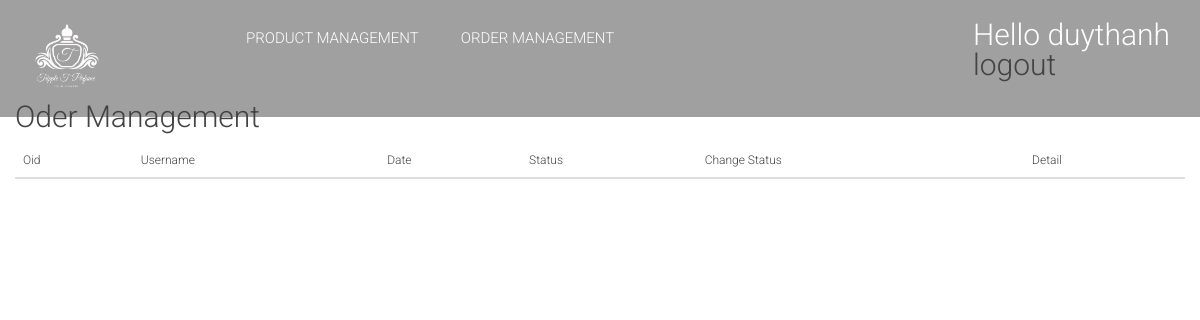
Before: /Admin/ordermanager.php (signed in) with the older database file.
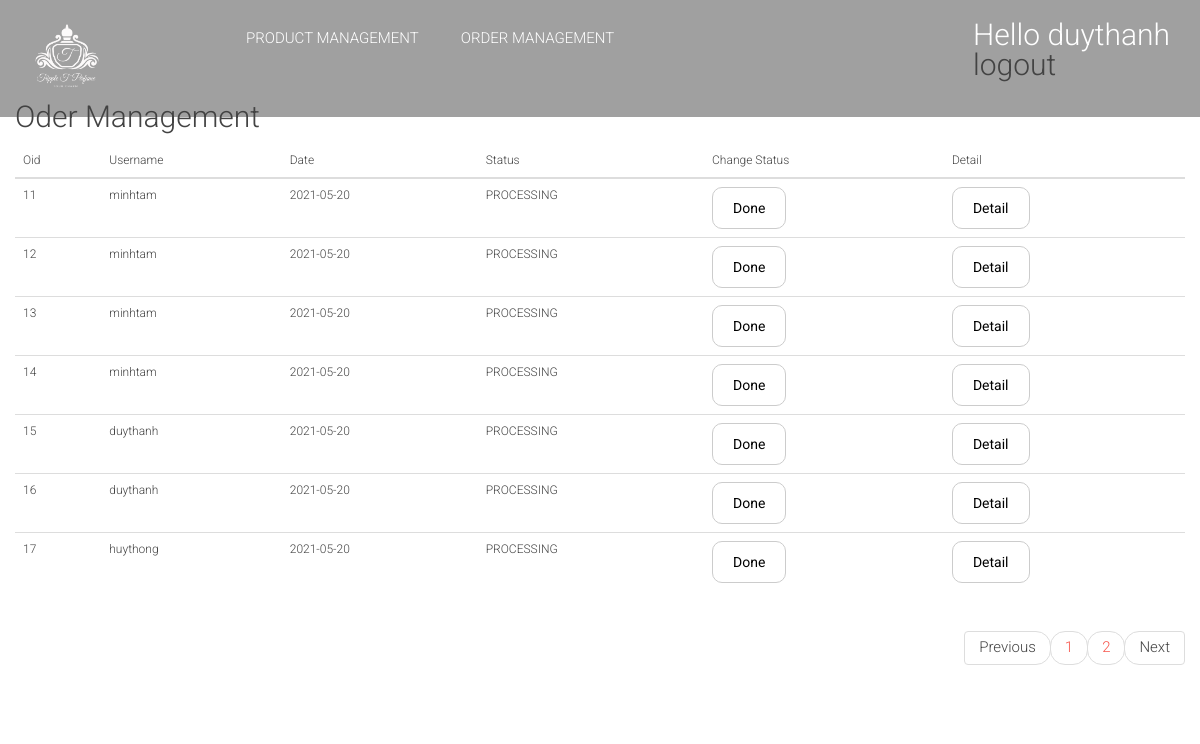
After: the same page with the newer database file.
### tables this page shows
CREATE TABLE IF NOT EXISTS `order` (
  `OID` int(11) NOT NULL AUTO_INCREMENT,
  `USERNAME` varchar(64) NOT NULL,
  `TOTAL` decimal(20,3) NOT NULL,
  `DATE` date NOT NULL,
  `STATUS` text NOT NULL,
  PRIMARY KEY (`OID`),
  KEY `USERNAME` (`USERNAME`)
);

### Admin/Sessionadmin.php (called while the page is built, shortened)
<?php
function islogin(){
    return isset($_SESSION['USERNAME']);
}
?>

### Admin/ordermanager.php (the view, shortened to what this page needs)
<?php
require_once('Sessionadmin.php');
if (islogin()) {
    require_once('header.php');
?>
    <div id="OManagement" class="container_fullwidth">
        <div class="container" style="background-color: white;width: 100%;margin-top: 5%;">
            <br>
            <h3>Oder Management</h3>
            <br>
            <table class="table table-hover">
                <thead>
                    <tr>
                        <th>Oid</th>
                        <th>Username</th>
                        <th>Date</th>
                        <th>Status</th>
                        <th>Change Status</th>
                        <th>Detail</th>
                    </tr>
                </thead>
                <tbody>
                    <?php
                    $conn = connectDb();
                    $sql = "select* from `order` Limit " . ($_REQUEST['Page'] * 7) . ",7";
                    $result = $conn->query($sql);
                    while ($row = $result->fetch_assoc()) {
                    ?>
                        <tr data-toggle="tooltip" data-placement="top" title="Click to see order detail">
                            <td><?= $row['OID'] ?></td>
                            <td><?= $row['USERNAME'] ?></td>
                            <td><?= $row['DATE'] ?></td>
                            <td><?= $row['STATUS'] ?></td>
                            <td>
                                <?php
                                if ($row['STATUS'] == "DONE") {
                                ?>
                                    <button data-toggle="modal" onclick="location.href = 'UpdateStt.php?oid=<?= $row['OID'] ?>&stt=<?= $row['STATUS'] ?>'" data-target="#updateModal">Processing</button>
                                <?php
                                } else {
                                ?>
                                    <button data-toggle="modal" data-target="#updateModal" onclick="location.href = 'UpdateStt.php?oid=<?= $row['OID'] ?>&stt=<?= $row['STATUS'] ?>'">Done</button>
                                <?php
                                }
                                ?>
                            </td>
                            <td>
                                <button data-toggle="modal" data-target="#updateModal" onclick="location.href = 'Orderdetail.php?oid=<?= $row['OID'] ?>'">Detail</button>
                            </td>
                        </tr>
                    <?php
                    }
                    ?>
                </tbody>
            </table>
            <div class="pager">
                <?php
                $sql = "select* from `order`";
                $result = $conn->query($sql);
                $row = $result->num_rows;
                $pages = $row % 7 == 0 ? intval($row / 7) : intval($row / 7) + 1;
                $search = '?Page=' . (($_REQUEST['Page'] > 0) ? $_REQUEST['Page'] - 1 : $_REQUEST['Page']);
                if ($pages !== 0) {
                ?>
                    <ul class="pagination">
                        <li><a href="ordermanager.php<?= $search ?>">Previous</a></li>
                        <?php
                        for ($i = 0; $i < $pages; $i++) {
                            $search = "Page=" . $i;
                        ?>
                            <li><a href="ordermanager.php?<?= $search ?>" class="active">
                                    <?= ($i + 1) ?>
                                </a></li>
                        <?php
                        }
                        $search = '?Page=' . (($_REQUEST['Page'] < $pages - 1) ? $_REQUEST['Page'] + 1 : $_REQUEST['Page']);
                        ?>
                        <li><a href="ordermanager.php<?= $search ?>">Next</a></li>
                    </ul>
                <?php
                }
                ?>
            </div>
        </div>
    </div>
    </body>
    </html>
<?php
} else
    header('location: login.php');
?>

### Admin/header.php (shortened to what this page needs)
<!DOCTYPE html>
<html lang="en">
<head>
    <link href="../css/bootstrap.css" rel="stylesheet">
    <link href="../css/font-awesome.min.css" rel="stylesheet">
    <link rel="stylesheet" href="../css/flexslider.css" type="text/css" media="screen" />
    <link href="../css/sequence-looptheme.css" rel="stylesheet" media="all" />
    <link href="../css/style.css" rel="stylesheet">
</head>
<body style="background-color: white;">
    <div class="navbar navbar-fixed-top" style="background-color: rgb(67, 67, 67,0.5);">
        <div class="container">
            <div class="row">
                <div class="col-md-2 col-sm-2">
                    <div class="logo"><a href="index.php"><img src="../images/logo2.png" height="45%" width="45%" alt="FlatShop"></a></div>
                </div>
                <div class="col-md-10 col-sm-10">
                    <div class="header_bottom">
                        <ul class="option">
                            <h3 style="color: white;">Hello <?= $_SESSION['USERNAME'] ?></h3>
                            <a href="logout.php">
                                <h3>logout</h3>
                            </a>
                        </ul>
                        <div class="navbar-collapse collapse">
                            <ul class="nav navbar-nav">
                                <li><a onclick="window.location.href='index.php'">product management</a></li>
                                <li><a onclick="window.location.href='ordermanager.php'">order management</a></li>
                            </ul>
                        </div>
                    </div>
                </div>
            </div>
        </div>
    </div>

### css/style.css (style rules this page uses)
html, body, div, span, applet, object, iframe, h1, h2, h3, h4, h5, h6, p, blockquote, pre, a, abbr, acronym, address, big, cite, code, del, dfn, em, img, ins, kbd, q, s, samp, small, strike, strong, sub, sup, tt, var, b, u, i, center, dl, dt, dd, ol, ul, li, fieldset, form, label, legend, table, caption, tbody, tfoot, thead, tr, th, td, article, aside, canvas, details, embed, figure, figcaption, footer, header, hgroup, menu, nav, output, ruby, section, summary, time, mark, audio, video { margin: 0; padding: 0; font-size: 100%; font: inherit; vertical-align: baseline; }
body { font-family: 'Roboto', sans-serif; font-size: 12px; font-weight: 300; line-height: 1; background: #f5f5f5; color: #434343; }
ol, ul { list-style: none; }
table { border-collapse: collapse; border-spacing: 0; }
h1, h2, h3, h4, h5 { margin: 0; padding: 0; font-weight: 300; }
h3 { font-size: 30px; }
a { transition: all 0.2s ease-in-out 0s; -webkit-transition: all 0.2s ease-in-out 0s; }
a:hover, a:focus, a { text-decoration: none; }
ul { list-style: none outside none; margin: 0; padding: 0; }
ul:after { clear: both; content: ""; display: block; }
li { line-height: 18px; transition: all 0.2s ease-in-out 0s; -webkit-transition: all 0.2s ease-in-out 0s; }
img { max-width: 100%; height: auto; }
a, button, .button, .products, .name, .price, .fa, .sequence-next, .sequence-prev { -webkit-transition: all 300ms cubic-bezier(0.250, 0.250, 0.750, 0.750); -moz-transition: all 300ms cubic-bezier(0.250, 0.250, 0.750, 0.750); -ms-transition: all 300ms cubic-bezier(0.250, 0.250, 0.750, 0.750); -o-transition: all 300ms cubic-bezier(0.250, 0.250, 0.750, 0.750); transition: all 300ms cubic-bezier(0.250, 0.250, 0.750, 0.750); }
.button, button { background: #fff; padding: 10px 20px; border: 1px solid #cccccc; font-size: 14px; -webkit-border-radius: 10px; border-radius: 10px; outline: none; }
.header, .footer, .container_fullwidth { position: relative; margin: 0; padding: 0; width: 100%; }
.container_fullwidth { background: #fff; padding-top: 30px; padding-bottom: 30px; }
.logo { float: left; position: relative; padding: 20px 0; }
.header_bottom { float: left; width: 100%; position: relative; }
.navbar-collapse { float: left; position: relative; width: auto; padding: 20px 0 10px 0; }
.nav li { float: left; display: inline-block; position: relative; padding-bottom: 5px; }
.nav li a { padding: 7px 20px; font-size: 15px; color: #fff; border: 1px solid; border-color: rgba(255, 255, 255, 0); -webkit-border-radius: 10px; border-radius: 10px; text-transform: uppercase; }
.option { position: relative; float: right; width: auto; margin-top: 20px; z-index: 1; }
.pager { float: right; width: auto; margin: 0; }
.pager a { float: left; margin-left: 5px; min-width: 25px; min-height: 25px; border: 1px solid #fff; -webkit-border-radius: 5px; border-radius: 5px; position: relative; text-align: center; font-size: 15px; line-height: 22px; }
.pager a.active { color: #f7544a; }
@media (min-width: 768px) { .container { width: 750px; } }
@media (min-width: 992px) { .container { width: 970px; } }
@media (min-width: 1200px) { .container { width: 1170px; } }

Changed rows visible on the page:
added order: OID "11", USERNAME "minhtam", DATE "2021-05-20", STATUS "PROCESSING"
added order: OID "12", USERNAME "minhtam", DATE "2021-05-20", STATUS "PROCESSING"
added order: OID "13", USERNAME "minhtam", DATE "2021-05-20", STATUS "PROCESSING"
added order: OID "14", USERNAME "minhtam", DATE "2021-05-20", STATUS "PROCESSING"
added order: OID "15", USERNAME "duythanh", DATE "2021-05-20", STATUS "PROCESSING"
added order: OID "16", USERNAME "duythanh", DATE "2021-05-20", STATUS "PROCESSING"
added order: OID "17", USERNAME "huythong", DATE "2021-05-20", STATUS "PROCESSING"
Other visible differences:
text now shown: "Previous Next"
new list line: "1"
new list line: "2"
